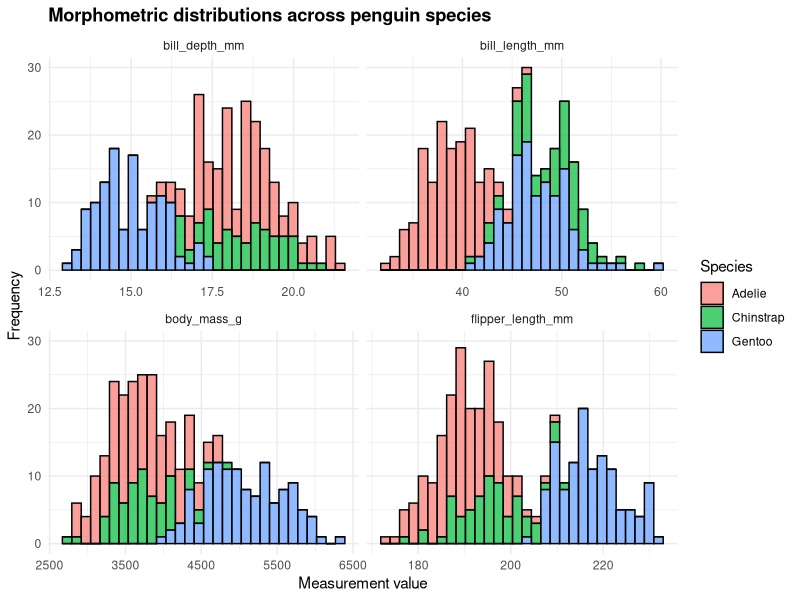

Recreate this plot in R.
## ---- chunk 1
knitr::opts_chunk$set(
  echo = TRUE,
  include = TRUE,
  message = FALSE,
  warning = FALSE)
## ---- chunk 2
# Load all required packages for this workshop
library(tidyverse)  # includes `stringr` and `lubridate` packages
library(here)
library(readxl)
library(palmerpenguins)
## ---- chunk 3
table1 <- table1
print(table1)
## ---- chunk 4
table2 <- table2
print(table2)

table3 <- table3
print(table3)
## ---- chunk 5
table1 |> 
  pivot_longer(cols = c("cases", "population"),
               names_to = "case_type",
               values_to = "case_count")
## ---- chunk 6
table2 |> 
  pivot_wider(names_from = "type", values_from = "count")
## ---- chunk 7
billboard <- billboard
billboard
## ---- chunk 8
billboard |> 
  pivot_longer(cols = starts_with("wk"),
               names_to = "week",
               values_to = "rank")
## ---- chunk 9
billboard |> 
  pivot_longer(cols = starts_with("wk"),
               names_to = "week",
               values_to = "rank",
               values_drop_na = TRUE)
## ---- chunk 10
billboard |> 
  pivot_longer(cols = starts_with("wk"),
               names_to = "week",
               values_to = "rank",
               values_drop_na = TRUE,
               names_prefix = "wk") |> 
  mutate(week = as.numeric(week))
## ---- chunk 11
cms_patient_experience <- cms_patient_experience
cms_patient_experience
## ---- chunk 12
cms_patient_experience |> 
  distinct(measure_cd, measure_title)
## ---- chunk 13
cms_patient_experience |> 
  pivot_wider(id_cols = starts_with("org"),   # tells pivot_wider which columns have values that are unique to each row
              names_from = measure_title,
              values_from = prf_rate)
## ---- chunk 14
penguins <- penguins
penguins
## ---- chunk 15
penguins_long <- penguins |> 
  pivot_longer(cols = c(bill_length_mm, bill_depth_mm, flipper_length_mm, body_mass_g),
               names_to = "measurement_type",
               values_to = "value")

penguins_long
## ---- chunk 16
penguins_long |> 
  drop_na(value) |> 
  ggplot(aes(x = value, fill = species)) +
  geom_histogram(bins = 30, alpha = 0.7, colour = "black") +
  facet_wrap(~ measurement_type, scales = "free_x") +
  theme_minimal() +
  labs(title = "Morphometric distributions across penguin species",
       x = "Measurement value",
       y = "Frequency") +
  theme(plot.title = element_text(face = "bold")) +
  scale_fill_discrete(name = "Species")

## ---- chunk 17
mass_summary <- penguins |> 
  drop_na(body_mass_g) |> 
  group_by(species, island) |> 
  summarise(mean_mass = mean(body_mass_g))

mass_summary
## ---- chunk 18
mass_matrix <- mass_summary |> 
  pivot_wider(names_from = island,     # which column provides new column headers
              values_from = mean_mass)   # which columns provides values to fill new columns

mass_matrix
# NA values mean no penguins of that species were found on that island
## ---- chunk 19
table3
## ---- chunk 20
table3 |> 
  separate(rate, into = c("cases", "population"))
## ---- chunk 21
table3 |> 
  separate(rate, into = c("cases", "population"), sep = "/")
# gives the same output as the previous code chunk
## ---- chunk 22
table3 |> 
  separate(rate, into = c("cases", "population"), sep = "/") |> 
  mutate(cases = as.numeric(cases),
         population = as.numeric(population))

# OR

table3 |> 
  separate(rate, into = c("cases", "population"), sep = "/", convert = TRUE)
## ---- chunk 23
table3 |> 
  separate(year, into = c("century", "year"), sep = 2)
